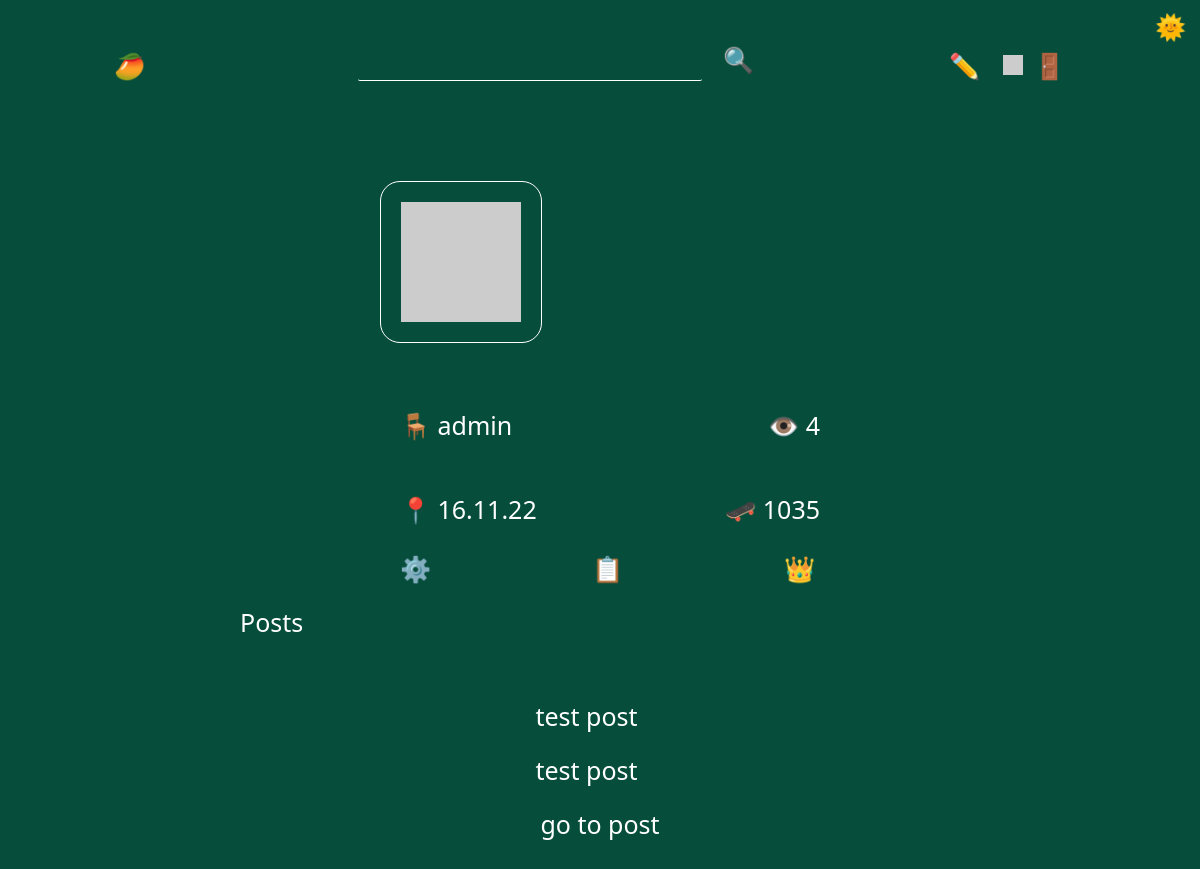
Before: /user/admin (signed in) with the older database file.
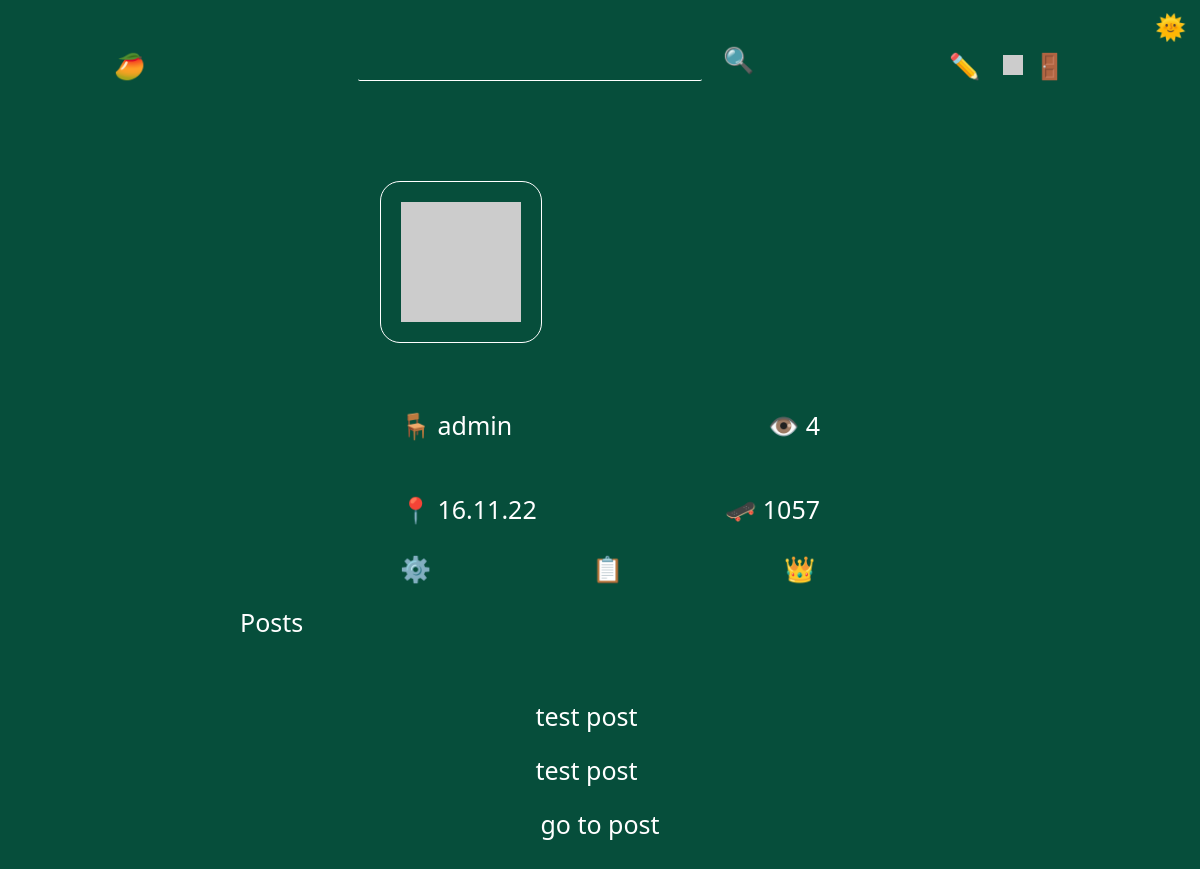
After: the same page with the newer database file.
### tables this page shows
CREATE TABLE "Users" (
	"userID"	INTEGER NOT NULL UNIQUE,
	"userName"	TEXT UNIQUE,
	"number"	TEXT UNIQUE,
	"password"	TEXT,
	"profilePicture"	TEXT,
	"role"	TEXT,
	"points"	INTEGER,
	"creationDate"	TEXT,
	"creationTime"	TEXT,
	"isVerified"	TEXT DEFAULT 'False',
	PRIMARY KEY("userID" AUTOINCREMENT)
);

### routes/user.py (the view)
@userBlueprint.route("/user/<userName>")
def user(userName):
    connection = sqlite3.connect("db/users.db")
    cursor = connection.cursor()
    cursor.execute(f"select userName from users")
    users = cursor.fetchall()
    match str(userName).lower() in str(users).lower():
        case True:
            message("2", f'USER: "{userName}" FOUND')
            cursor.execute(f'select * from users where lower(userName) = "{userName}"')
            user = cursor.fetchone()
            connection = sqlite3.connect("db/posts.db")
            cursor = connection.cursor()
            cursor.execute(f'select views from posts where author = "{user[1]}"')
            viewsData = cursor.fetchall()
            views = 0
            for view in viewsData:
                views += int(view[0])
            cursor.execute(f'select * from posts where author = "{user[1]}"')
            posts = cursor.fetchall()
            connection = sqlite3.connect("db/comments.db")
            cursor = connection.cursor()
            cursor.execute(
                f'select * from comments where lower(user) = "{userName.lower()}"'
            )
            comments = cursor.fetchall()
            if posts:
                showPosts = True
            elif not posts:
                showPosts = False
            if comments:
                showComments = True
            elif not comments:
                showComments = False
            message("2", f'USER: "{userName}"s PAGE LOADED')
            return render_template(
                "user.html",
                user=user,
                views=views,
                posts=posts,
                comments=comments,
                showPosts=showPosts,
                showComments=showComments,
            )
        case _:
            message("1", f'USER: "{userName}" NOT FOUND')
            return render_template("404.html")

### app.py (called while the page is built)
@app.context_processor
def utility_processor():
    getProfilePicture
    return dict(getProfilePicture=getProfilePicture)

### helpers.py (called while the page is built)
def currentDate():
    return datetime.now().strftime("%d.%m.%y")

def currentTime(seconds=False):
    match seconds:
        case False:
            return datetime.now().strftime("%H:%M")
        case True:
            return datetime.now().strftime("%H:%M:%S")

def message(color, message):
    print(
        f"\n\033[94m[{currentDate()}\033[0m"
        f"\033[95m {currentTime(True)}]\033[0m"
        f"\033[9{color}m {message}\033[0m\n"
    )
    logFile = open("log.log", "a", encoding="utf-8")
    logFile.write(f"[{currentDate()}" f"|{currentTime(True)}]" f" {message}\n")
    logFile.close()

def getProfilePicture(userName):
    connection = sqlite3.connect("db/users.db")
    cursor = connection.cursor()
    cursor.execute(
        f'select profilePicture from users where lower(userName) = "{userName.lower()}"'
    )
    return cursor.fetchone()[0]

### templates/user.html (shortened to what this page needs)
{% extends 'layout.html'%} {%block head%}
<link
  rel="stylesheet"
  href="{{ url_for('static', filename='css/index.css') }}"
/>
<link
  rel="stylesheet"
  href="{{ url_for('static', filename='css/user.css') }}"
/>
{% endblock head %} {%block body%}
<div class="container">
  <div class="userContainer">
    <section class="head">
      <img src="{{user[4]}}" alt="{{user[1]}}" class="userProfilePicture" />
    </section>
    <section class="stats">
      <p class="userRole">🪑 {{user[5]}}</p>
      <p class="userViews">👁️ {{views}}</p>
    </section>
    <section class="stats">
      <p class="userCreationDate">📍 {{user[7]}}</p>
      <p class="userPoint">🛹 {{user[6]}}</p>
    </section>
    <section class="stats">
      {% if session["userName"] == user[1] %}
      <a href="/accountsettings" class="btn btnLink textPrimary">⚙️</a>
      <a href="/dashboard/{{user[1]}}" class="btn btnLink textPrimary">📋</a>
      {% endif %} {% if user[5] == "admin" and session["userName"] == user[1] %}
      <a href="/admin" class="btn btnLink textPrimary">👑</a>
      {% endif %}
    </section>
  </div>
  {% if showPosts %}
  <h1 class="postsText">Posts</h1>
  {% for post in posts %}
  <div class="post centeredHorizontally">
    <a class="title textPrimary" href="/post/{{post[0]}}">{{post[1]}}</a>
    <div class="content" tag="content">{{post[3]|safe}}</div>
    <a href="/post/{{post[0]}}" class="btn btnLink">go to post</a>
  </div>
  {% endfor %} {% endif %}
</div>
{% endblock body %}

### templates/layout.html (shortened to what this page needs)
<!DOCTYPE html>
<html lang="en">
  <head>
    <link
      rel="stylesheet"
      href="{{ url_for('static', filename='css/general.css') }}"
    />
    {% block head %} {% endblock head %}
  </head>
  <body>
    {% include 'changeTheme.html'%} {% include 'navbar.html'%} {% include
    'flash.html'%} {% block body %} {% endblock body %}
    <link
      href="https://cdn.jsdelivr.net/npm/summernote@0.8.18/dist/summernote-lite.min.css"
      rel="stylesheet"
    />
    <link
      rel="stylesheet"
      href="{{ url_for('static', filename='css/editor.css') }}"
    />
  </body>
</html>

### templates/changeTheme.html (shortened to what this page needs)
<link
  rel="stylesheet"
  href="{{ url_for('static', filename='css/changeTheme.css') }}"
/>
<section class="changeThemeContainer">
  <button class="changeTheme btn" onclick="toDark()">🌞</button>
</section>

### templates/navbar.html (shortened to what this page needs)
<link
  rel="stylesheet"
  href="{{ url_for('static', filename='css/navbar.css') }}"
/>
<div class="navbar">
  <a href="/"><p class="btn btnLink btnHome">🥭</p></a>
  <div class="searchBar">
    <input
      type="text"
      id="searchInput"
      class="input"
      autocomplete="off"
      placeholder=""
    /><button onclick="search()" class="btn">🔍</button>
  </div>
  {% if isHome %}
  <style>
    .navbar {
      justify-content: space-;
      width: 90%;
    }
    .searchBar,
    .searchBarPage {
      display: block;
    }
  </style>
  {% else %}
  <div class="btns">
    {% if session["userName"] %}
    <a href="/createpost">
      <button class="btn btnLink">✏️</button>
    </a>
    <a href="/user/{{session['userName'].lower()}}">
      <div class="btn btnPrimary user">
        <img
          class="profilePicture"
          src="{{ getProfilePicture(session['userName']) }}"
        />
      </div>
    </a>
    <a href="/logout" title="logout">🚪</a>
    {% elif hideLogin %}
    <a href="/signup"><button class="btn btnLink">sign up</button></a>{% elif
    hideSignUp %}
    <a href="/login/redirect=&"><button class="btn btnLink">login</button></a>
    {%else%}
    <a href="/login/redirect=&"><button class="btn btnLink">login</button></a>
    <a href="/signup"><button class="btn btnLink">sign up</button></a>
    {% endif %}
  </div>
  {% endif %}
</div>

### templates/flash.html (shortened to what this page needs)
<link
  rel="stylesheet"
  href="{{ url_for('static', filename='css/flash.css') }}"
/>

### static/css/general.css (style rules this page uses)
:root { --themePrimary: #fff; --themeSecondary: #064e3b; --themeHelper: #f3f4f6; --primaryColor: #fff; --primaryHelper: #f3f4f6; }
* { font-family: ui-sans-serif, system-ui, -apple-system, BlinkMacSystemFont, "Segoe UI", Roboto, "Helvetica Neue", Arial, "Noto Sans", sans-serif, "Apple Color Emoji", "Segoe UI Emoji", "Segoe UI Symbol", "Noto Color Emoji"; color: var(--themePrimary); font-size: 1.25rem !important; font-weight: 400 !important; }
html { font-size: 125% !important; }
body { background-color: var(--themeSecondary); }
a { text-decoration: none; user-select: none; }
button { background-color: transparent; border: 0; }
.input { margin-bottom: 1rem; border: 0px; height: 2rem; width: 17rem; text-align: center; display: block; color: var(--themePrimary); background-color: transparent; font-size: 1rem; border-bottom: 1px solid var(--themePrimary); transition: 0.4s; border-radius: 0.1rem; }
.centeredHorizontally { margin-left: auto; margin-right: auto; }
.btn { height: fit-content; width: fit-content; border-radius: 0.25rem; border: 0px; transition: 0.25s; font-weight: 500; cursor: pointer; font-size: 0.9rem; text-align: center; margin: 0rem 0.25rem; }
.btnLink, .btnPrimary { background-color: transparent; }
.textPrimary { color: var(--primaryColor); transition: 0.25s; }

### static/css/index.css (style rules this page uses)
.post { max-width: 35rem; max-height: fit-content; margin-top: 2rem; border-radius: 1rem; margin-bottom: 1rem; padding: 1rem; }
.content { display: -webkit-box; overflow: hidden; -webkit-line-clamp: 8; -webkit-box-orient: vertical; margin: 1rem 0rem; }
.content p { display: inline; }
.title { font-size: 1.5rem; }

### static/css/user.css (style rules this page uses)
h1 { width: 36rem; margin: 1rem 0 0 0; }
.head img, h2 { display: inline-block; }
.container { display: flex; flex-direction: column; align-items: center; padding-top: 2rem; }
.userProfilePicture { height: 6rem; width: 6rem; border: 1px solid var(--primaryColor); border-radius: 1rem; padding: 1rem; }
.head { display: flex; width: 20rem; margin: 2rem 0 2rem 0; }
.stats { display: flex; width: 22rem; justify-content: space-between; }
.stats p, .stats a { text-align: left; margin-left: 1rem; }
.content { -webkit-line-clamp: 4; }

### static/css/changeTheme.css (style rules this page uses)
.changeThemeContainer { position: relative; user-select: none; }
.changeTheme { font-size: 1rem; position: absolute; top: 0px; right: 0px; margin: 0; }

### static/css/navbar.css (style rules this page uses)
.navbar { align-items: center; display: flex; width: 100%; justify-content: space-around; padding-top: 1rem; user-select: none; }
.btns { margin-right: 12rem; order: 5; }
.btnHome { margin-left: 12rem; order: 1; font-size: 2rem; font-weight: 550; }
.profilePicture { height: 1rem; width: 1rem; display: inline-block; }
.user { text-align: center; display: inline-block; height: fit-content; }
#searchInput { display: inline-block; margin-right: 0.5rem; }
.searchBar { padding-top: 0.5rem; }
@media (min-width: 1068px) and (max-width: 1600px) { .btnHome, .btns { margin-right: 2rem; } }
@media (min-width: 1068px) and (max-width: 1600px) { .btnHome { margin-left: 1rem; } }

Changed rows visible on the page:
changed Users "admin": points "1035" → "1057"
